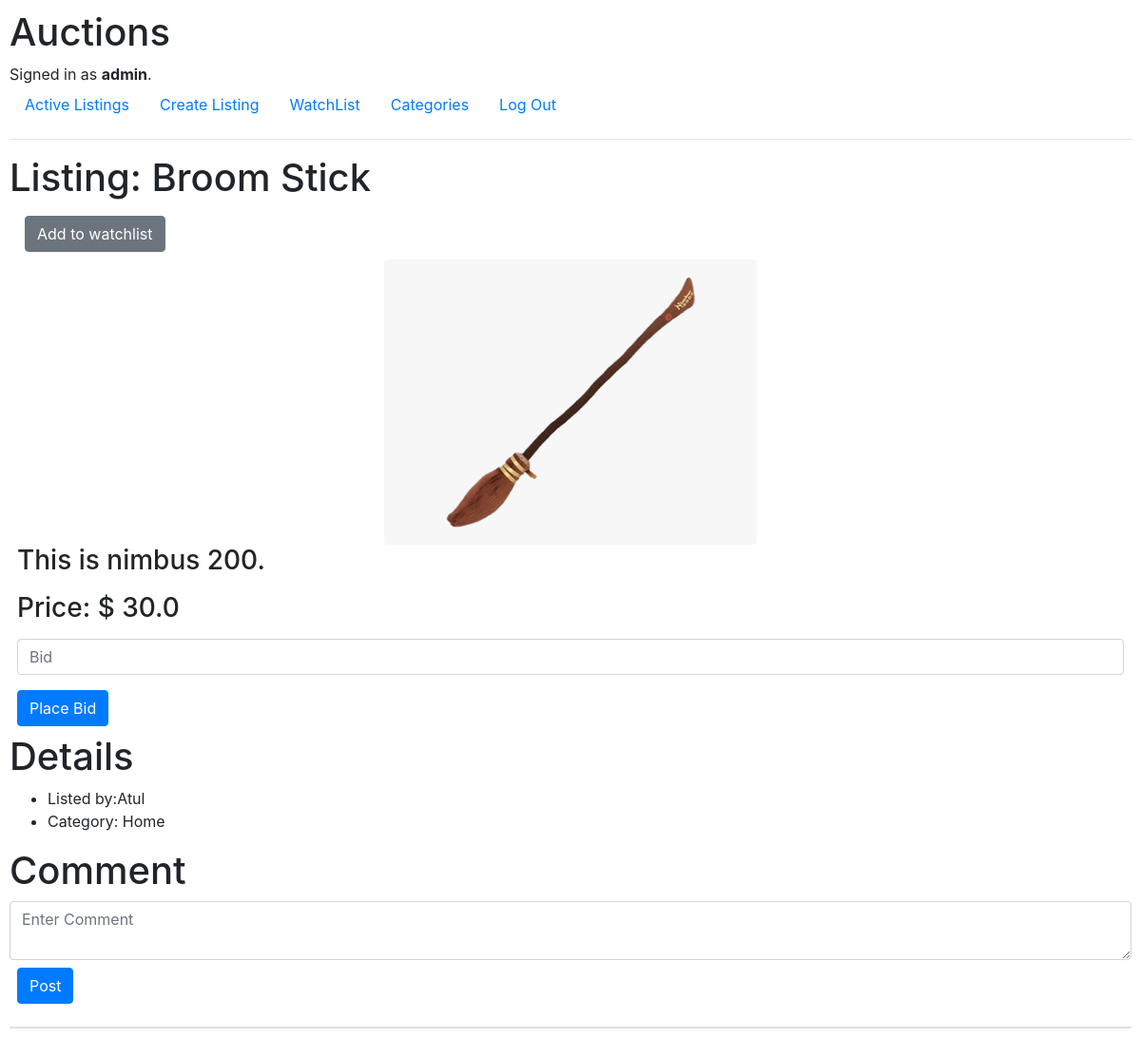
Screenshot of /listings/3 (signed in) with the database file from the repository.
### auctions/models.py (models this page shows, shortened)
class User(AbstractUser):
    pass

class AuctionListings(models.Model):
    title=models.CharField(max_length=50)
    desc=models.TextField()
    active=models.BooleanField(default=True)
    price=models.FloatField()
    date=models.DateTimeField(auto_now_add=True)
    upload=models.FileField(upload_to="images/",null=True,blank=True)
    category=models.ForeignKey(Category,blank=True,null=True,on_delete=models.CASCADE,related_name="auction_categories")
    createdby=models.ForeignKey(User,on_delete=models.CASCADE)

class Bid(models.Model):
    bid_item=models.ForeignKey(AuctionListings,on_delete=models.CASCADE,related_name="auction_bid")
    bidprice=models.FloatField()
    createdby=models.ForeignKey(User,on_delete=models.CASCADE)

class Category(models.Model):
    categoryvalue=models.CharField(max_length=20,blank=True)
    def __str__(self):
        return self.categoryvalue

### auctions/views.py (the view)
# urls.py: path("listings/<int:id>",views.listings,name="listings"),
@login_required(login_url='login')
def listings(request,id):
    data=AuctionListings.objects.get(id=id)
    comment=data.auctioncomments.order_by('-date')
    watchList=data.auctionwatchers.filter(createdby=request.user).first()
    message=None
    if request.method=="POST":
        bidprice=float(request.POST['bidprice'])
        message=bid(data,bidprice,request.user)
    return render(request,'auctions/listings.html',{
        'listing':data,
        'item':data.auction_bid.first(),
        'watchList':watchList,
        'comments':comment,
        'message':message
    })

### auctions/templates/auctions/listings.html (shortened to what this page needs)
{% extends 'auctions/layout.html' %}
{% block body%}
<h1>Listing: {{listing.title}}</h1>
<div class="m-2">
    <div class="btn-group btn-group-toggle" data-toggle="buttons">
<form action={% url 'watch' listing.id%} method="post">
{%if watchList%}
    <input type="hidden" name="add" value="{{watchList.id}}"/>
    <button type="submit" class="btn btn-danger m-2" name="watchlist">Remove from watchlist</button>
{%else%}
    <button type="submit" class="btn btn-secondary m-2" name="watchlist">Add to watchlist</button>
{%endif%}
</form>
</div>
    <div class="text-center">
    {%if listing.upload.name%}
        <img src="{{listing.upload.url}}" class="rounded" height="300">
    {% endif %}
      </div>
      <div class="form-group">
        <h3>{{listing.desc}}</h3>
    </div>
    <div class="form-group">
        <h3>Price: $
        {% if item and item.bidprice > listing.price%}
            {{item.bidprice}}
        {%else%}
        {{listing.price}}
        {%endif%}
    </h3>
    </div>
    <form action={% url 'listings' listing.id %} method="post" >
    <div class="form-group">
        <input autofocus class="form-control" type="text" name="bidprice" placeholder="Bid">
    </div>
    <input class="btn btn-primary" type="submit" value="Place Bid">
    </form>
</div>
    <h1>Details</h1>
    <ul>
        <li>Listed by:{{listing.createdby}}</li>
        <li>Category:
            {%if listing.category%}
               {{listing.category}}
            {% else%}
            No Category Listed
            {% endif %}
        </li>
    </ul>
<div>
<h1>Comment</h1>
<form action={% url 'comment' listing.id%} method="post">
    <div class="form-group">
        <textarea class="form-control" type="text" name="comment" placeholder="Enter Comment" rows="2"></textarea>
        <input class="btn btn-primary m-2" type="submit" value="Post">
    </div>
</form>
<div class="card" >
  </div>
</div>
{% endblock %}

### auctions/templates/auctions/layout.html (shortened to what this page needs)
{% load static %}
<!DOCTYPE html>
<html lang="en">
    <head>
        <link rel="stylesheet" href="https://stackpath.bootstrapcdn.com/bootstrap/4.4.1/css/bootstrap.min.css">
        <link href="{% static 'auctions/styles.css' %}" rel="stylesheet">
    </head>
    <body>
        <h1>Auctions</h1>
        <div>
            {% if user.is_authenticated %}
                Signed in as <strong>{{ user.username }}</strong>.
            {% else %}
                Not signed in.
            {% endif %}
        </div>
        <ul class="nav">
            <li class="nav-item">
                <a class="nav-link" href="{% url 'index' %}">Active Listings</a>
            </li>
            {% if user.is_authenticated %}
            <li class="nav-item">
                <a class="nav-link" href="{% url 'create' %}">Create Listing</a>
            </li>
            <li class="nav-item">
                <a class="nav-link" href="{% url 'watchlist'%}">WatchList </a>
            </li>
            <li class="nav-item">
                <a class="nav-link" href="{% url 'categories' %}">Categories</a>
            </li>
             <li class="nav-item">
                <a class="nav-link" href="{% url 'logout' %}">Log Out</a>
            </li>
            {% endif %}
        </ul>
        <hr>
        {% block body %}
        {% endblock %}
    </body>
</html>

### auctions/static/auctions/styles.css (style rules this page uses)
body { padding: 10px; }

### rows the page displays
User: username "admin"
AuctionListings: title "Broom Stick", upload (picture), desc "This is nimbus 200.", createdby "Atul", category "Home"
Bid: bidprice "30.0"
